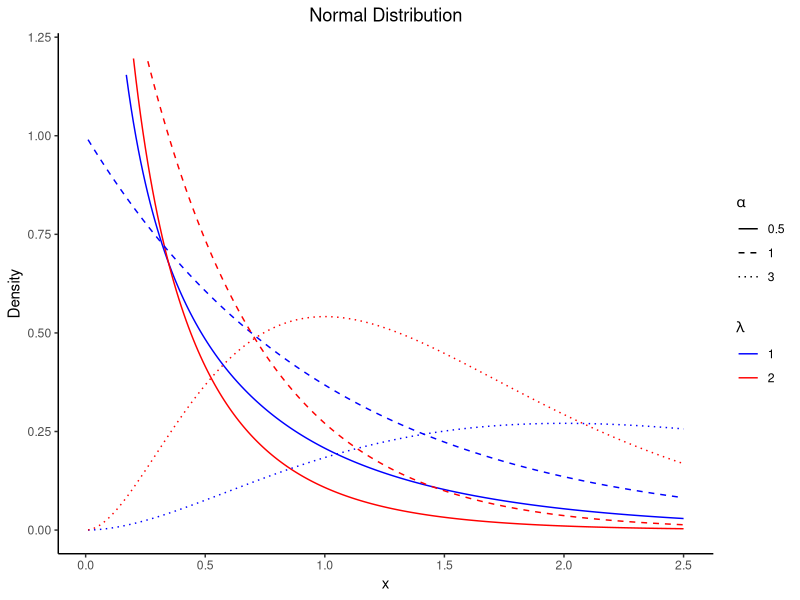
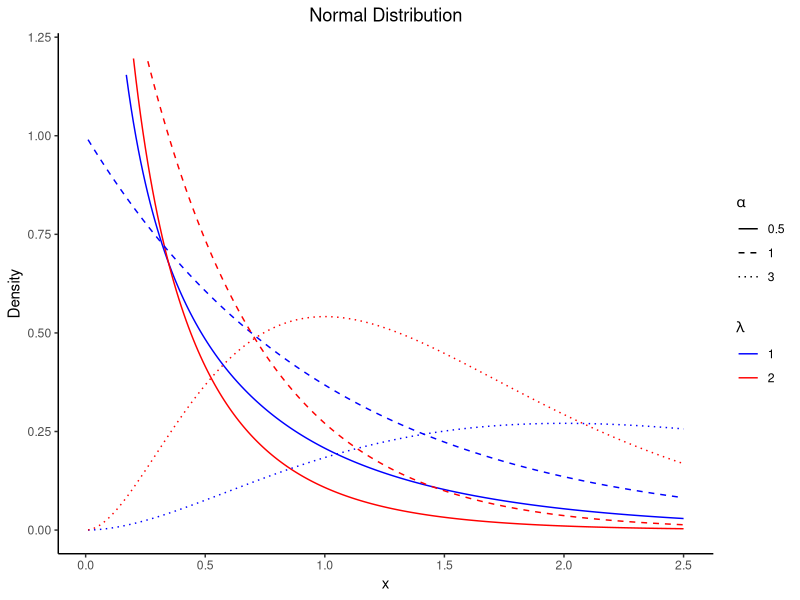
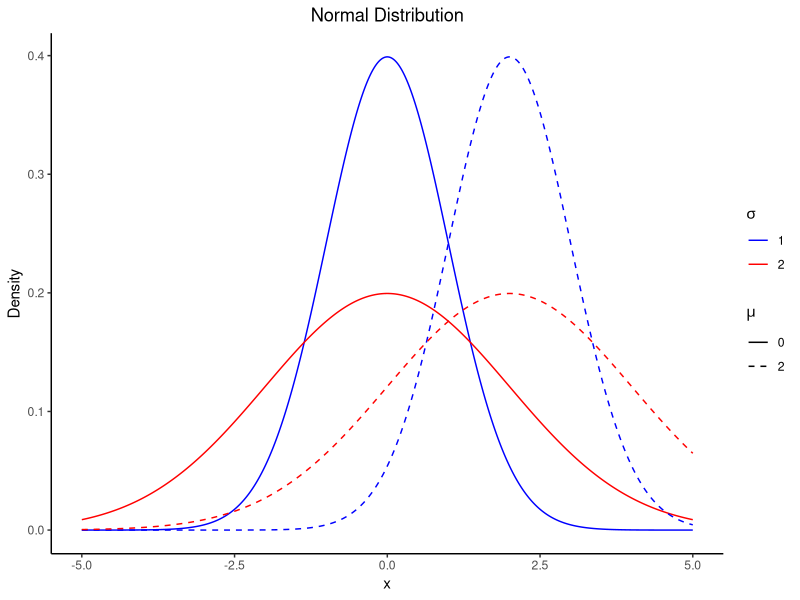
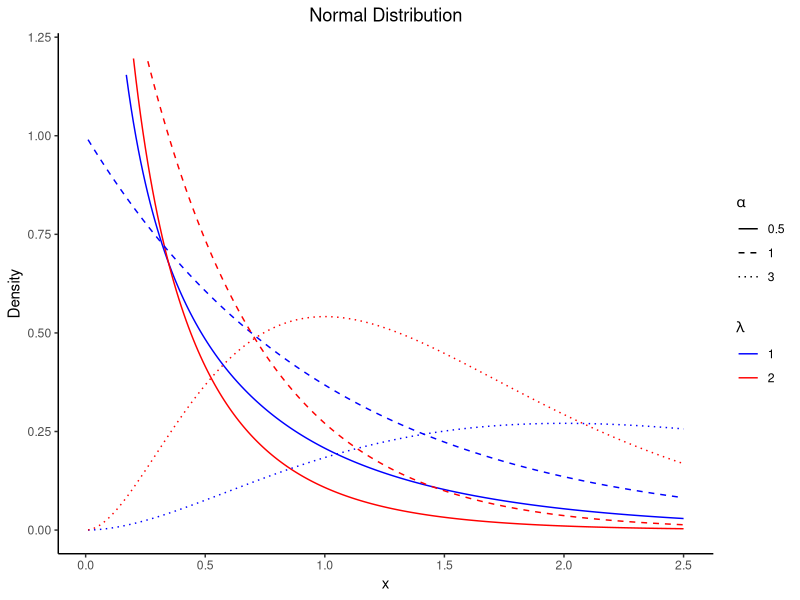
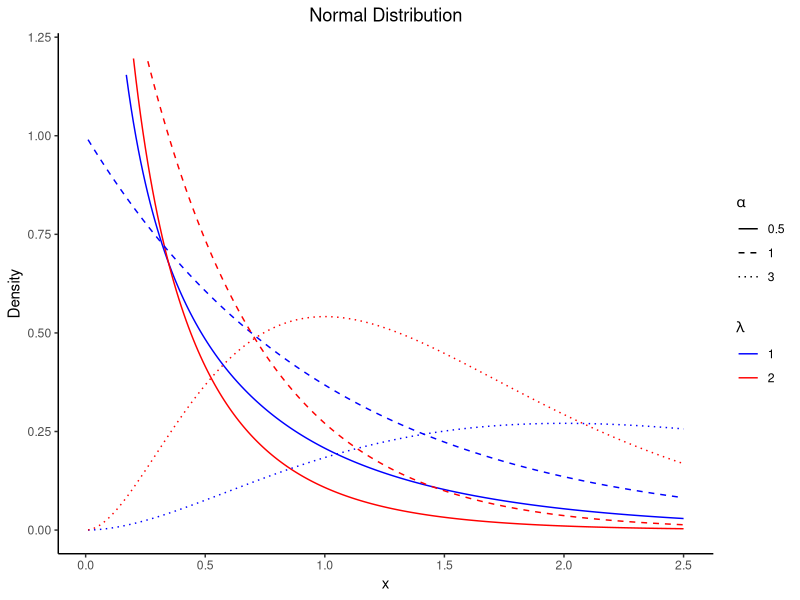

Reproduce these figures in R, in order.
library(ggplot2)

setwd("../Desktop/github_perso/machine_learning_courses/img/")

### NORMAL ###

# Parameters for the normal distribution
mus <- c(0, 0, 2, 2)
sigmas <- c(1, 2, 1, 2)
linetypes <- c("solid", "dashed")
colors <- c("blue", "red")

x = seq(-5, 5, by = 0.01)

data <- data.frame(
  x = c(x,x,x,x),
  mu = factor(rep(mus, each = length(x))),
  sigma = factor(rep(sigmas, each = length(x))))

data$y <- with(data, dnorm(x, mean = as.numeric(as.character(mu)), sd = as.numeric(as.character(sigma))))

g = ggplot(data, aes(x=x, y=y, linetype=mu, color=sigma)) +
  geom_line() +
  scale_linetype_manual(values = linetypes, name = expression(mu)) +
  scale_color_manual(values = colors, name = expression(sigma)) +
  labs(title="Normal Distribution", x="x", y="Density") +
  theme_classic() +
  theme(plot.title = element_text(hjust = 0.5))

ggsave("law_normal.svg",g, height = 4, width = 4)

### GAMMA ###

# Parameters for the normal distribution
shapes <- c(0.5, 0.5, 1, 1, 3, 3)
rates <- c(1, 2, 1, 2, 1, 2)
linetypes <- c("solid", "dashed", "dotted")
colors <- c("blue", "red")

x = seq(0.01, 2.5, by = 0.01)

data <- data.frame(
  x = c(x,x,x,x,x,x),
  shape = factor(rep(shapes, each = length(x))),
  rate = factor(rep(rates, each = length(x))))

data$y <- with(data, dgamma(x, shape = as.numeric(as.character(shape)), rate = as.numeric(as.character(rate))))

g = ggplot(data, aes(x=x, y=y, linetype=shape, color=rate)) +
  geom_line() +
  scale_linetype_manual(values = linetypes, name = expression(alpha)) +
  scale_color_manual(values = colors, name = expression(lambda)) +
  labs(title="Normal Distribution", x="x", y="Density") +
  theme_classic() +
  ylim(0,1.2) +
  theme(plot.title = element_text(hjust = 0.5))

plot(g)

ggsave("law_gamma.svg",g, height = 4, width = 4)

### BETA ###

# Parameters for the normal distribution
shapes <- c(0.5, 0.5, 1, 1, 3, 3)
rates <- c(1, 2, 1, 2, 1, 2)
linetypes <- c("solid", "dashed", "dotted")
colors <- c("blue", "red")

x = seq(0.01, 2.5, by = 0.01)

data <- data.frame(
  x = c(x,x,x,x,x,x),
  shape = factor(rep(shapes, each = length(x))),
  rate = factor(rep(rates, each = length(x))))

data$y <- with(data, dgamma(x, shape = as.numeric(as.character(shape)), rate = as.numeric(as.character(rate))))

g = ggplot(data, aes(x=x, y=y, linetype=shape, color=rate)) +
  geom_line() +
  scale_linetype_manual(values = linetypes, name = expression(alpha)) +
  scale_color_manual(values = colors, name = expression(lambda)) +
  labs(title="Normal Distribution", x="x", y="Density") +
  theme_classic() +
  ylim(0,1.2) +
  theme(plot.title = element_text(hjust = 0.5))

plot(g)

ggsave("law_gamma.svg",g, height = 4, width = 4)

